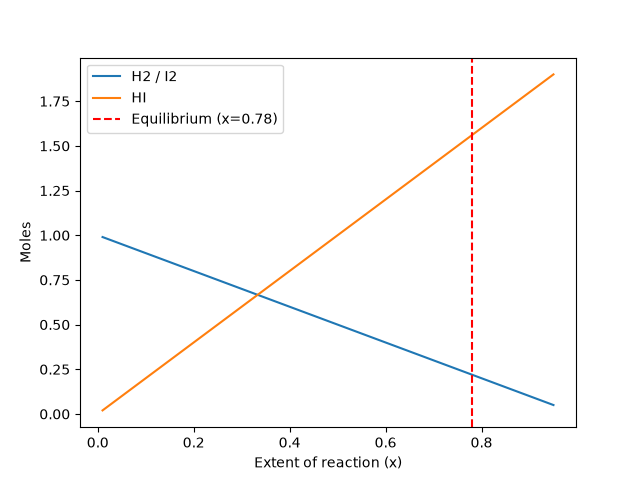

Write the Python code that produced this figure.
"""
PW2 Lab B Part 4 -- Chemical equilibrium
"""
import numpy as np
import matplotlib.pyplot as plt
from scipy.optimize import newton, minimize

K = 50.0
sqrt_K = np.sqrt(K)

# Basitleştirilmiş k_imbalance fonksiyonu (Sıfıra eşitlenecek denklem)
def k_imbalance_simple(x):
    return (2.0 + sqrt_K) * x - sqrt_K

def k_imbalance_simple_prime(x):
    return 2.0 + sqrt_K

# 1. Newton metodu (Sorunsuz çalışır)
x_newton = newton(k_imbalance_simple, x0=0.5, fprime=k_imbalance_simple_prime)

# 2. SLSQP minimize (Orijinal denklem üzerinden minimizasyon)
def obj_func(x):
    return (((2.0 * x[0])**2) / ((1.0 - x[0])**2) - K)**2

res = minimize(obj_func, x0=[0.5], method="SLSQP", bounds=[(0.001, 0.999)])
x_slsqp = res.x[0]

print(f"Equilibrium x -> Newton: {x_newton:.4f}, SLSQP: {x_slsqp:.4f}")
print(f"Equilibrium amounts -> H2: {1-x_newton:.2f} mol, I2: {1-x_newton:.2f} mol, HI: {2*x_newton:.2f} mol")

# Grafik çizimi
x_vals = np.linspace(0.01, 0.95, 100)
plt.figure()
plt.plot(x_vals, 1 - x_vals, label="H2 / I2")
plt.plot(x_vals, 2 * x_vals, label="HI")
plt.axvline(x_newton, color="red", linestyle="--", label=f"Equilibrium (x={x_newton:.2f})")
plt.xlabel("Extent of reaction (x)")
plt.ylabel("Moles")
plt.legend()
plt.savefig("equilibrium.png")
print("equilibrium.png was created successfully!")
